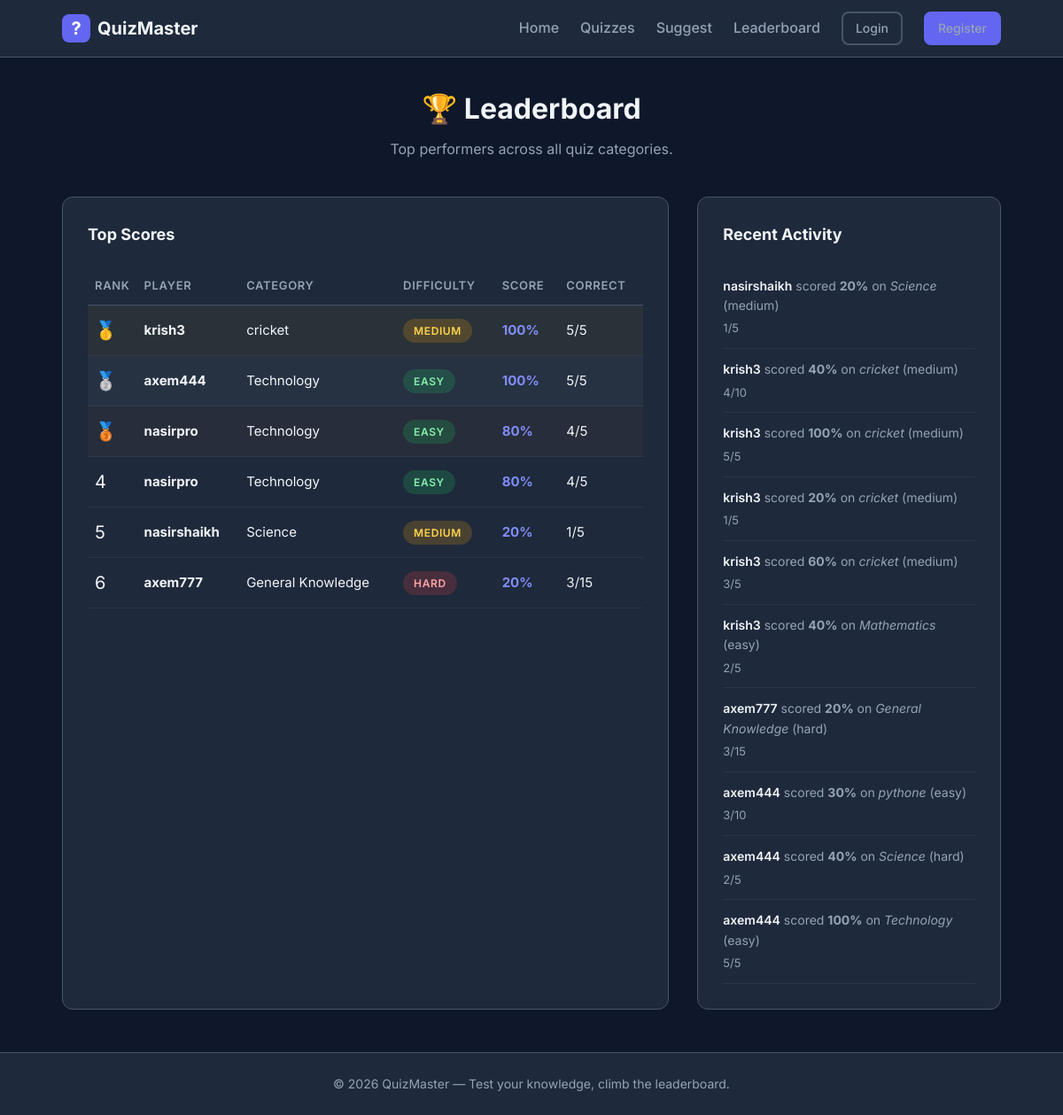
The app's page /leaderboard with its own data.
### app/models.py (models this page shows, shortened)
class Score(db.Model):
    __tablename__ = "scores"
    id = db.Column(db.Integer, primary_key=True)
    user_id = db.Column(db.Integer, db.ForeignKey("users.id"), nullable=False)
    category_id = db.Column(db.Integer, db.ForeignKey("categories.id"), nullable=False)
    difficulty = db.Column(db.String(20), nullable=False)
    total_questions = db.Column(db.Integer, nullable=False)
    correct_answers = db.Column(db.Integer, nullable=False)
    percentage = db.Column(db.Float, nullable=False)
    time_taken = db.Column(db.Integer, default=0)  # seconds
    completed_at = db.Column(db.DateTime, default=lambda: datetime.now(timezone.utc))
    category = db.relationship("Category", backref="scores")

class User(UserMixin, db.Model):
    __tablename__ = "users"
    id = db.Column(db.Integer, primary_key=True)
    username = db.Column(db.String(80), unique=True, nullable=False, index=True)
    email = db.Column(db.String(120), unique=True, nullable=False, index=True)
    password_hash = db.Column(db.String(256), nullable=False)
    created_at = db.Column(db.DateTime, default=lambda: datetime.now(timezone.utc))
    scores = db.relationship("Score", backref="user", lazy="dynamic", cascade="all, delete-orphan")

class Category(db.Model):
    __tablename__ = "categories"
    id = db.Column(db.Integer, primary_key=True)
    name = db.Column(db.String(100), unique=True, nullable=False)
    description = db.Column(db.Text, default="")
    questions = db.relationship("Question", backref="category", lazy="dynamic")

### app/routes/main.py (the view)
@main_bp.route("/leaderboard")
def leaderboard():
    subquery = (
        db.session.query(
            Score.user_id,
            func.max(Score.percentage).label("best_score"),
        )
        .group_by(Score.user_id)
        .subquery()
    )
    top_scores = (
        db.session.query(Score, User)
        .join(User, Score.user_id == User.id)
        .join(
            subquery,
            (Score.user_id == subquery.c.user_id)
            & (Score.percentage == subquery.c.best_score),
        )
        .order_by(Score.percentage.desc(), Score.completed_at.desc())
        .limit(20)
        .all()
    )
    recent_scores = (
        Score.query.join(User)
        .order_by(Score.completed_at.desc())
        .limit(10)
        .all()
    )
    return render_template(
        "leaderboard.html",
        top_scores=top_scores,
        recent_scores=recent_scores,
    )

### templates/leaderboard.html (shortened to what this page needs)
{% extends "base.html" %}
{% block content %}
<section class="page-header">
    <h1>🏆 Leaderboard</h1>
    <p>Top performers across all quiz categories.</p>
</section>
<div class="leaderboard-grid">
    <div class="leaderboard-section">
        <h2>Top Scores</h2>
        {% if top_scores %}
        <table class="leaderboard-table">
            <thead>
                <tr>
                    <th>Rank</th>
                    <th>Player</th>
                    <th>Category</th>
                    <th>Difficulty</th>
                    <th>Score</th>
                    <th>Correct</th>
                </tr>
            </thead>
            <tbody>
                {% for score, user in top_scores %}
                <tr class="{% if loop.index <= 3 %}rank-{{ loop.index }}{% endif %}">
                    <td class="rank-cell">
                        {% if loop.index == 1 %}🥇
                        {% elif loop.index == 2 %}🥈
                        {% elif loop.index == 3 %}🥉
                        {% else %}{{ loop.index }}{% endif %}
                    </td>
                    <td><strong>{{ user.username }}</strong></td>
                    <td>{{ score.category.name }}</td>
                    <td><span class="badge badge-{{ score.difficulty }}">{{ score.difficulty|capitalize }}</span></td>
                    <td class="score-cell">{{ score.percentage|int }}%</td>
                    <td>{{ score.correct_answers }}/{{ score.total_questions }}</td>
                </tr>
                {% endfor %}
            </tbody>
        </table>
        {% else %}
        <p class="empty-state">No scores yet. Be the first to take a quiz!</p>
        {% endif %}
    </div>
    <div class="leaderboard-section">
        <h2>Recent Activity</h2>
        {% if recent_scores %}
        <ul class="activity-list">
            {% for score in recent_scores %}
            <li class="activity-item">
                <span class="activity-user">{{ score.user.username }}</span>
                scored <strong>{{ score.percentage|int }}%</strong>
                on <em>{{ score.category.name }}</em>
                ({{ score.difficulty }})
                <span class="activity-time">{{ score.correct_answers }}/{{ score.total_questions }}</span>
            </li>
            {% endfor %}
        </ul>
        {% else %}
        <p class="empty-state">No recent activity.</p>
        {% endif %}
    </div>
</div>
{% endblock %}

### templates/base.html (shortened to what this page needs)
<!DOCTYPE html>
<html lang="en">
<head>
    <link rel="stylesheet" href="{{ url_for('static', filename='css/style.css') }}">
</head>
<body>
    <nav class="navbar">
        <div class="container nav-content">
            <a href="{{ url_for('main.index') }}" class="logo">
                <span class="logo-icon">?</span> QuizMaster
            </a>
            <ul class="nav-links" id="navLinks">
                <li><a href="{{ url_for('main.index') }}">Home</a></li>
                <li><a href="{{ url_for('quiz.list_quizzes') }}">Quizzes</a></li>
                <li><a href="{{ url_for('quiz.suggest_page') }}">Suggest</a></li>
                <li><a href="{{ url_for('main.leaderboard') }}">Leaderboard</a></li>
                {% if current_user.is_authenticated %}
                    <li class="nav-user">Hi, {{ current_user.username }}</li>
                    <li><a href="{{ url_for('auth.logout') }}" class="btn btn-outline btn-sm">Logout</a></li>
                {% else %}
                    <li><a href="{{ url_for('auth.login') }}" class="btn btn-outline btn-sm">Login</a></li>
                    <li><a href="{{ url_for('auth.register') }}" class="btn btn-primary btn-sm">Register</a></li>
                {% endif %}
            </ul>
        </div>
    </nav>
    <main class="main-content">
        <div class="container">
            {% block content %}{% endblock %}
        </div>
    </main>
    <footer class="footer">
        <div class="container">
            <p>&copy; 2026 QuizMaster — Test your knowledge, climb the leaderboard.</p>
        </div>
    </footer>
</body>
</html>

### static/css/style.css (style rules this page uses)
:root { --primary: #6366f1; --primary-dark: #4f46e5; --primary-light: #818cf8; --success: #22c55e; --danger: #ef4444; --warning: #f59e0b; --info: #3b82f6; --bg: #0f172a; --bg-card: #1e293b; --bg-input: #334155; --text: #f1f5f9; --text-muted: #94a3b8; --border: #475569; --radius: 12px; --shadow: 0 4px 24px rgba(0, 0, 0, 0.3); --transition: 0.2s ease; }
*, *::before, *::after { box-sizing: border-box; margin: 0; padding: 0; }
body { font-family: 'Inter', -apple-system, BlinkMacSystemFont, sans-serif; background: var(--bg); color: var(--text); line-height: 1.6; min-height: 100vh; display: flex; flex-direction: column; }
.container { width: 100%; max-width: 1100px; margin: 0 auto; padding: 0 1.25rem; }
.navbar { background: var(--bg-card); border-bottom: 1px solid var(--border); position: sticky; top: 0; z-index: 100; }
.nav-content { display: flex; align-items: center; justify-content: space-between; height: 64px; }
.logo { font-size: 1.25rem; font-weight: 700; color: var(--text); text-decoration: none; display: flex; align-items: center; gap: 0.5rem; }
.logo-icon { background: var(--primary); color: white; width: 32px; height: 32px; border-radius: 8px; display: flex; align-items: center; justify-content: center; font-weight: 700; }
.nav-links { display: flex; align-items: center; gap: 1.5rem; list-style: none; }
.nav-links a { color: var(--text-muted); text-decoration: none; font-weight: 500; transition: color var(--transition); }
.main-content { flex: 1; padding: 2rem 0 3rem; }
.btn { display: inline-flex; align-items: center; justify-content: center; padding: 0.625rem 1.25rem; border-radius: 8px; font-weight: 600; font-size: 0.9375rem; text-decoration: none; border: 2px solid transparent; cursor: pointer; transition: all var(--transition); font-family: inherit; }
.btn-primary { background: var(--primary); color: white; }
.btn-outline { background: transparent; color: var(--text); border-color: var(--border); }
.btn-sm { padding: 0.375rem 0.875rem; font-size: 0.875rem; }
.page-header { text-align: center; margin-bottom: 2.5rem; }
.page-header h1 { font-size: 2rem; margin-bottom: 0.5rem; }
.page-header p { color: var(--text-muted); }
.badge { display: inline-block; padding: 0.25rem 0.75rem; border-radius: 999px; font-size: 0.75rem; font-weight: 600; text-transform: uppercase; letter-spacing: 0.05em; }
.badge-easy { background: rgba(34, 197, 94, 0.2); color: #86efac; }
.badge-medium { background: rgba(245, 158, 11, 0.2); color: #fcd34d; }
.badge-hard { background: rgba(239, 68, 68, 0.2); color: #fca5a5; }
.leaderboard-grid { display: grid; grid-template-columns: 2fr 1fr; gap: 2rem; }
.leaderboard-section { background: var(--bg-card); border: 1px solid var(--border); border-radius: var(--radius); padding: 1.75rem; }
.leaderboard-section h2 { font-size: 1.125rem; margin-bottom: 1.25rem; }
.leaderboard-table { width: 100%; border-collapse: collapse; font-size: 0.9375rem; }
.leaderboard-table th { text-align: left; padding: 0.75rem 0.5rem; color: var(--text-muted); font-weight: 600; font-size: 0.8125rem; text-transform: uppercase; letter-spacing: 0.05em; border-bottom: 1px solid var(--border); }
.leaderboard-table td { padding: 0.75rem 0.5rem; border-bottom: 1px solid rgba(71, 85, 105, 0.3); }
.rank-cell { font-size: 1.25rem; width: 50px; }
.score-cell { font-weight: 700; color: var(--primary-light); }
.rank-1 { background: rgba(255, 215, 0, 0.05); }
.rank-2 { background: rgba(192, 192, 192, 0.05); }
.rank-3 { background: rgba(205, 127, 50, 0.05); }
.activity-list { list-style: none; }
.activity-item { padding: 0.75rem 0; border-bottom: 1px solid rgba(71, 85, 105, 0.3); font-size: 0.875rem; color: var(--text-muted); }
.activity-user { color: var(--text); font-weight: 600; }
.activity-time { display: block; font-size: 0.8125rem; margin-top: 0.25rem; }
.footer { background: var(--bg-card); border-top: 1px solid var(--border); padding: 1.5rem 0; text-align: center; color: var(--text-muted); font-size: 0.875rem; }

### records on screen
Score: username "krish3", category.name "cricket", difficulty "MEDIUM", percentage "100", correct_answers "5", total_questions "5", user.username "krish3", difficulty "medium"
Score: username "axem444", category.name "Technology", difficulty "EASY", percentage "100", correct_answers "5", total_questions "5", user.username "axem444", difficulty "easy"
Score: username "nasirpro", category.name "Technology", difficulty "EASY", percentage "80", correct_answers "4", total_questions "5"
Score: username "nasirpro", category.name "Technology", difficulty "EASY", percentage "80", correct_answers "4", total_questions "5"
Score: username "nasirshaikh", category.name "Science", difficulty "MEDIUM", percentage "20", correct_answers "1", total_questions "5", user.username "nasirshaikh", difficulty "medium"
Score: username "axem777", category.name "General Knowledge", difficulty "HARD", percentage "20", correct_answers "3", total_questions "15", user.username "axem777", difficulty "hard"
Score: user.username "krish3", percentage "40", category.name "cricket", difficulty "medium", correct_answers "4", total_questions "10"
Score: user.username "krish3", percentage "20", category.name "cricket", difficulty "medium", correct_answers "1", total_questions "5"
Score: user.username "krish3", percentage "60", category.name "cricket", difficulty "medium", correct_answers "3", total_questions "5"
Score: user.username "krish3", percentage "40", category.name "Mathematics", difficulty "easy", correct_answers "2", total_questions "5"
Score: user.username "axem444", percentage "30", category.name "pythone", difficulty "easy", correct_answers "3", total_questions "10"
Score: user.username "axem444", percentage "40", category.name "Science", difficulty "hard", correct_answers "2", total_questions "5"
